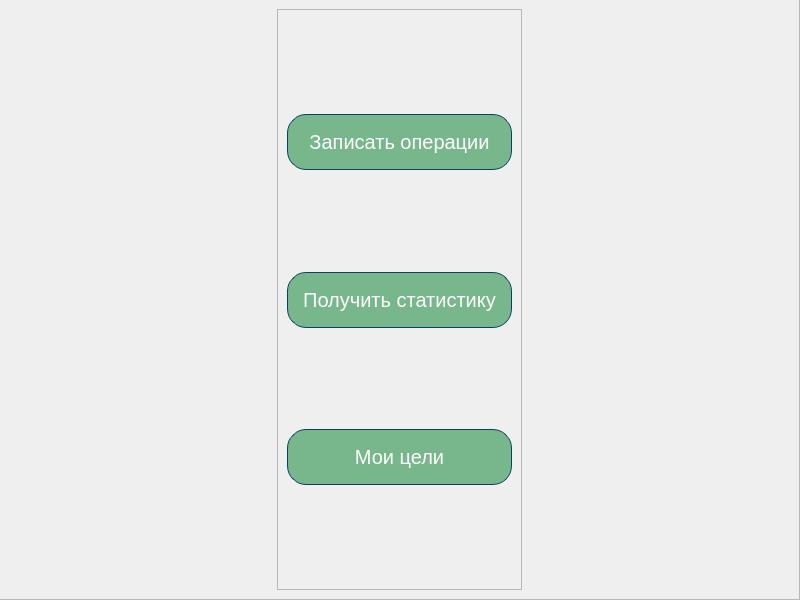
<?xml version="1.0" encoding="UTF-8"?>
<ui version="4.0">
 <class>MainWindow</class>
 <widget class="QMainWindow" name="MainWindow">
  <property name="geometry">
   <rect>
    <x>0</x>
    <y>0</y>
    <width>800</width>
    <height>600</height>
   </rect>
  </property>
  <property name="windowTitle">
   <string>MyMoneyManager</string>
  </property>
  <property name="windowIcon">
   <iconset resource="../../Pictures/Images/design.qrc">
    <normaloff>:/icons/dollar.ico</normaloff>:/icons/dollar.ico</iconset>
  </property>
  <widget class="QWidget" name="centralwidget">
   <widget class="QFrame" name="frame">
    <property name="geometry">
     <rect>
      <x>-1</x>
      <y>-1</y>
      <width>801</width>
      <height>601</height>
     </rect>
    </property>
    <property name="frameShape">
     <enum>QFrame::StyledPanel</enum>
    </property>
    <property name="frameShadow">
     <enum>QFrame::Raised</enum>
    </property>
    <widget class="QLabel" name="background_image_menu">
     <property name="geometry">
      <rect>
       <x>-6</x>
       <y>-5</y>
       <width>811</width>
       <height>611</height>
      </rect>
     </property>
     <property name="text">
      <string/>
     </property>
     <property name="pixmap">
      <pixmap resource="../../Pictures/Images/design.qrc">:/images/money_background.jpg</pixmap>
     </property>
     <property name="scaledContents">
      <bool>true</bool>
     </property>
    </widget>
    <widget class="QFrame" name="frame_2">
     <property name="geometry">
      <rect>
       <x>0</x>
       <y>0</y>
       <width>801</width>
       <height>601</height>
      </rect>
     </property>
     <property name="frameShape">
      <enum>QFrame::StyledPanel</enum>
     </property>
     <property name="frameShadow">
      <enum>QFrame::Raised</enum>
     </property>
     <layout class="QHBoxLayout" name="horizontalLayout">
      <item>
       <spacer name="horizontalSpacer">
        <property name="orientation">
         <enum>Qt::Horizontal</enum>
        </property>
        <property name="sizeHint" stdset="0">
         <size>
          <width>40</width>
          <height>20</height>
         </size>
        </property>
       </spacer>
      </item>
      <item>
       <widget class="QFrame" name="frame_4">
        <property name="frameShape">
         <enum>QFrame::StyledPanel</enum>
        </property>
        <property name="frameShadow">
         <enum>QFrame::Raised</enum>
        </property>
        <layout class="QVBoxLayout" name="verticalLayout_3">
         <item>
          <spacer name="verticalSpacer_12">
           <property name="orientation">
            <enum>Qt::Vertical</enum>
           </property>
           <property name="sizeHint" stdset="0">
            <size>
             <width>20</width>
             <height>40</height>
            </size>
           </property>
          </spacer>
         </item>
         <item>
          <widget class="QPushButton" name="showExpensesFormBtn">
           <property name="styleSheet">
            <string notr="true">QPushButton#showExpensesFormBtn {
     color: rgb(255, 255, 255);
	background-color: rgb(120, 183, 140);
	border: 1px solid #094065;
	border-radius: 19px; 
	padding: 15px;
	font-size: 20px;
 }
 QPushButton#showExpensesFormBtn:hover {
     background-color: rgb(120, 170, 140);
 }</string>
           </property>
           <property name="text">
            <string>Записать операции</string>
           </property>
          </widget>
         </item>
         <item>
          <spacer name="verticalSpacer_4">
           <property name="orientation">
            <enum>Qt::Vertical</enum>
           </property>
           <property name="sizeHint" stdset="0">
            <size>
             <width>20</width>
             <height>40</height>
            </size>
           </property>
          </spacer>
         </item>
         <item>
          <widget class="QPushButton" name="showStatisticFormBtn">
           <property name="styleSheet">
            <string notr="true">QPushButton#showStatisticFormBtn {
     color: rgb(255, 255, 255);
	background-color: rgb(120, 183, 140);
	border: 1px solid #094065;
	border-radius: 19px; 
	padding: 15px;
	font-size: 20px;
 }
 QPushButton#showStatisticFormBtn:hover {
     background-color: rgb(120, 170, 140);
 }</string>
           </property>
           <property name="text">
            <string>Получить статистику</string>
           </property>
          </widget>
         </item>
         <item>
          <spacer name="verticalSpacer_5">
           <property name="orientation">
            <enum>Qt::Vertical</enum>
           </property>
           <property name="sizeHint" stdset="0">
            <size>
             <width>20</width>
             <height>40</height>
            </size>
           </property>
          </spacer>
         </item>
         <item>
          <widget class="QPushButton" name="showAimsFormBtn">
           <property name="styleSheet">
            <string notr="true">QPushButton#showAimsFormBtn {
     color: rgb(255, 255, 255);
	background-color: rgb(120, 183, 140);
	border: 1px solid #094065;
	border-radius: 19px; 
	padding: 15px;
	font-size: 20px;
 }
 QPushButton#showAimsFormBtn:hover {
     background-color: rgb(120, 170, 140);
 }</string>
           </property>
           <property name="text">
            <string>Мои цели</string>
           </property>
          </widget>
         </item>
         <item>
          <spacer name="verticalSpacer_8">
           <property name="orientation">
            <enum>Qt::Vertical</enum>
           </property>
           <property name="sizeHint" stdset="0">
            <size>
             <width>20</width>
             <height>40</height>
            </size>
           </property>
          </spacer>
         </item>
      <!--   <item>
          <widget class="QPushButton" name="showRecommendationFormBtn">
           <property name="styleSheet">
            <string notr="true">QPushButton#showRecommendationFormBtn {
     color: rgb(255, 255, 255);
	background-color: rgb(120, 183, 140);
	border: 1px solid #094065;
	border-radius: 19px; 
	padding: 15px;
	font-size: 20px;
 }
 QPushButton#showRecommendationFormBtn:hover {
     background-color: rgb(120, 170, 140);
 }</string>
           </property>
           <property name="text">
            <string>Рекомендации</string>
           </property>
          </widget>
         </item>
         <item>
          <spacer name="verticalSpacer_10">
           <property name="orientation">
            <enum>Qt::Vertical</enum>
           </property>
           <property name="sizeHint" stdset="0">
            <size>
             <width>20</width>
             <height>40</height>
            </size>
           </property>
          </spacer>
         </item>-->
        </layout>
       </widget>
      </item>
      <item>
       <spacer name="horizontalSpacer_2">
        <property name="orientation">
         <enum>Qt::Horizontal</enum>
        </property>
        <property name="sizeHint" stdset="0">
         <size>
          <width>40</width>
          <height>20</height>
         </size>
        </property>
       </spacer>
      </item>
     </layout>
    </widget>
   </widget>
  </widget>
 </widget>
 <resources>
  <include location="../../Pictures/Images/design.qrc"/>
 </resources>
 <connections/>
</ui>
